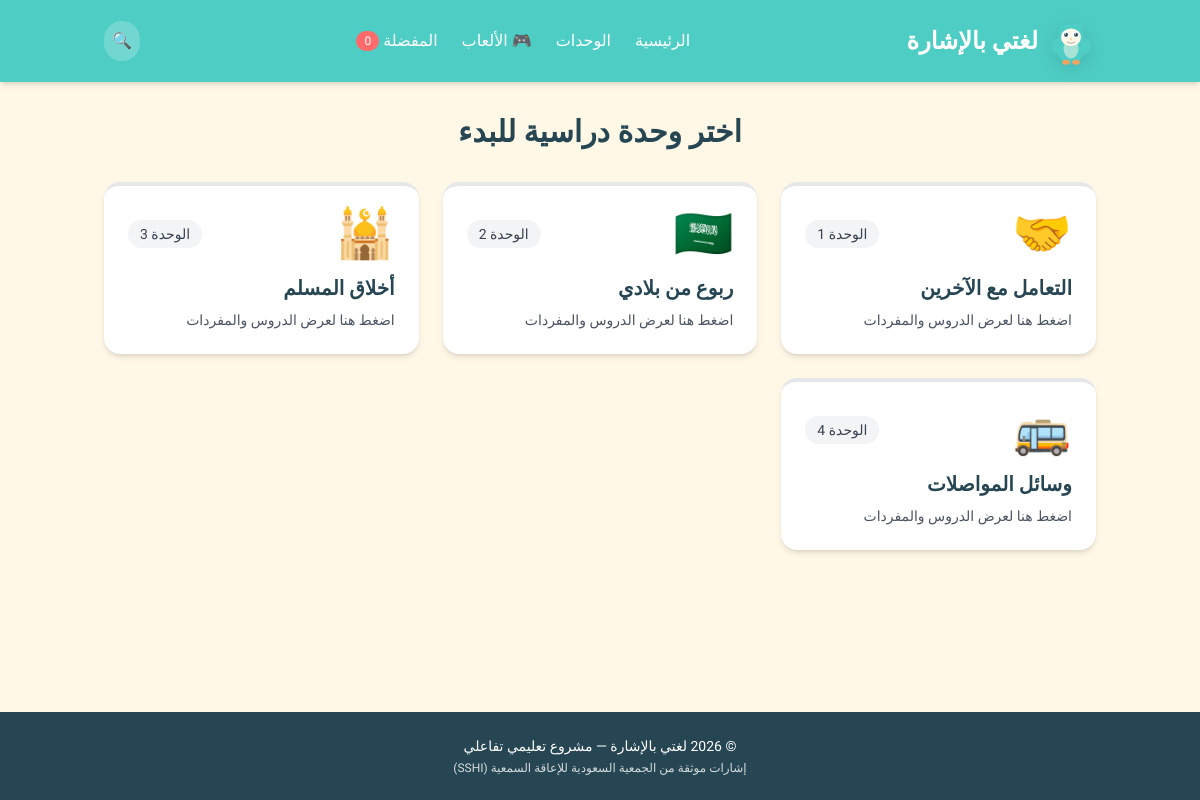
/units, run on the app's committed database.
### tables this page shows
CREATE TABLE units (
    id INTEGER PRIMARY KEY,
    title TEXT NOT NULL,
    unit_order INTEGER NOT NULL
);

### app.py (the view)
@app.route("/units")
def units_page():
    db = get_db()
    units = db.execute("SELECT * FROM units ORDER BY unit_order").fetchall()
    return render_template("units.html", units=units)

### app.py (called while the page is built)
def get_db():
    if "db" not in g:
        g.db = sqlite3.connect(DB_PATH)
        g.db.row_factory = sqlite3.Row
    return g.db

### templates/units.html (shortened to what this page needs)
{% extends "base.html" %}
{% block content %}
<h2 class="text-3xl font-extrabold text-deep-blue mb-8 text-center">اختر وحدة دراسية للبدء</h2>
<div class="grid grid-cols-1 md:grid-cols-2 lg:grid-cols-3 gap-6">
    {% set colors = ['primary', 'orange', 'purple', 'green'] %}
    {% set icons  = ['🤝', '🇸🇦', '🕌', '🚌'] %}
    {% for unit in units %}
    <a href="/unit/{{ unit.id }}" class="bg-white rounded-2xl shadow-md p-6 border-t-4 border-{{ colors[loop.index0 % 4] }} hover:-translate-y-1 transition">
        <div class="flex items-center justify-between mb-4">
            <span class="text-5xl">{{ icons[loop.index0 % 4] }}</span>
            <span class="bg-gray-100 text-gray-700 px-3 py-1 rounded-full text-sm font-medium">الوحدة {{ unit.unit_order }}</span>
        </div>
        <h3 class="text-xl font-bold text-deep-blue mb-2">{{ unit.title }}</h3>
        <p class="text-gray-600 text-sm">اضغط هنا لعرض الدروس والمفردات</p>
    </a>
    {% endfor %}
</div>
{% endblock %}

### static/css/styles.css (style rules this page uses)
body { font-family: 'Tajawal', sans-serif; background-color: #F8FAFC; }
html { scroll-behavior: smooth; }
h1, h2, h3, h4, h5, h6 { font-family: 'Tajawal', sans-serif; letter-spacing: 0; }

### static/css/characters.css (style rules this page uses)
:root { --warm-yellow: #FFD93D; --teal: #4ECDC4; --coral: #FF6B6B; --soft-purple: #A78BFA; --warm-orange: #F4A261; --deep-blue: #264653; --cream: #FFF8E7; }

### data on the page
units: icons "🤝", unit_order "1", title "التعامل مع الآخرين"
units: icons "🇸🇦", unit_order "2", title "ربوع من بلادي"
units: icons "🕌", unit_order "3", title "أخلاق المسلم"
units: icons "🚌", unit_order "4", title "وسائل المواصلات"
